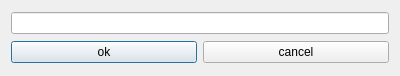
<?xml version="1.0" encoding="UTF-8"?>
<ui version="4.0">
 <class>uiDialog</class>
 <widget class="QDialog" name="uiDialog">
  <property name="geometry">
   <rect>
    <x>0</x>
    <y>0</y>
    <width>400</width>
    <height>76</height>
   </rect>
  </property>
  <property name="windowTitle">
   <string>Dialog</string>
  </property>
  <layout class="QGridLayout" name="gridLayout">
   <item row="1" column="0">
    <widget class="QPushButton" name="ok">
     <property name="text">
      <string>ok</string>
     </property>
    </widget>
   </item>
   <item row="1" column="1">
    <widget class="QPushButton" name="cancel">
     <property name="text">
      <string>cancel</string>
     </property>
    </widget>
   </item>
   <item row="0" column="0" colspan="2">
    <widget class="QLineEdit" name="lineEdit"/>
   </item>
  </layout>
 </widget>
 <resources/>
 <connections>
  <connection>
   <sender>cancel</sender>
   <signal>clicked()</signal>
   <receiver>uiDialog</receiver>
   <slot>exec()</slot>
   <hints>
    <hint type="sourcelabel">
     <x>307</x>
     <y>55</y>
    </hint>
    <hint type="destinationlabel">
     <x>455</x>
     <y>61</y>
    </hint>
   </hints>
  </connection>
  <connection>
   <sender>ok</sender>
   <signal>clicked()</signal>
   <receiver>uiDialog</receiver>
   <slot>accept()</slot>
   <hints>
    <hint type="sourcelabel">
     <x>147</x>
     <y>47</y>
    </hint>
    <hint type="destinationlabel">
     <x>138</x>
     <y>78</y>
    </hint>
   </hints>
  </connection>
 </connections>
</ui>
